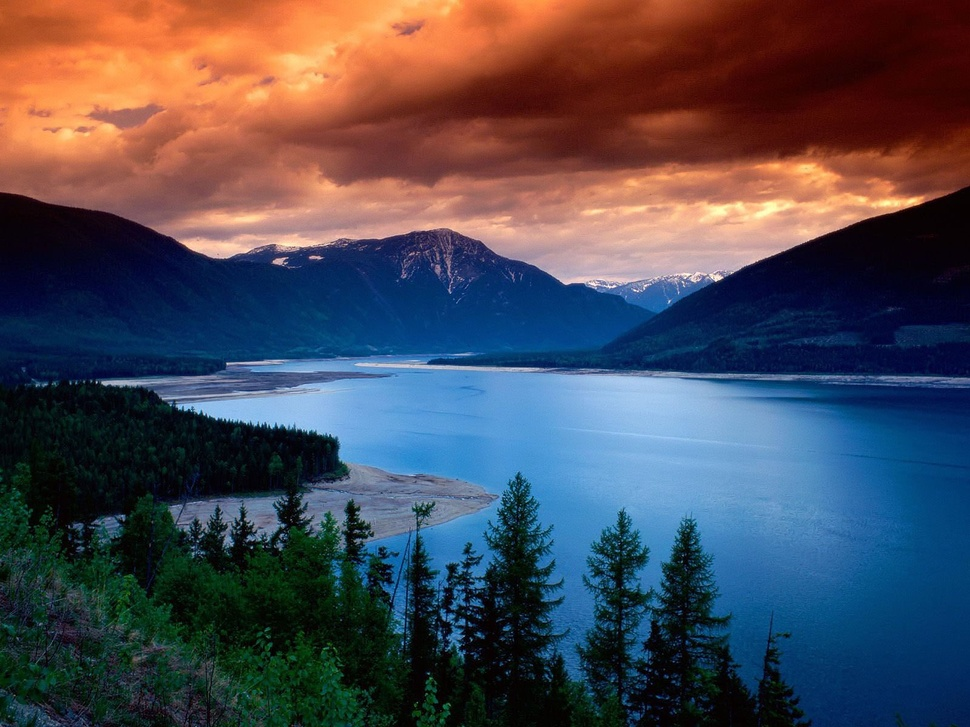
#> input picture src/landscape.jpg, 970 x 727 px, shrunk from 1600 x 1200 before the run
$ python greyscale.py
#> lines starting #> are read from the running program, lines starting #| are printed output that depends on the picture
from PIL import Image
from IPython.display import display
from random import random
import math


# program to apply black and white effect on an image

filename = "landscape.jpg"
image = Image.open(filename)
#> image is the input picture: PIL image 970x727 RGB; mean R, G, B 74.8, 72.9, 83.8
[width,height] = image.size
#> width = 970; height = 727
new_image = Image.new( 'RGB', (width,height), "black")
#> new_image: PIL image 970x727 RGB; every value is 0

pixels_old = image.load()
pixels_new = new_image.load() # creates the pixel map

val = int(random()*255)

for i in range(new_image.size[0]):
    for j in range(new_image.size[1]):
        r = pixels_old[i,j][0]
        g = pixels_old[i,j][1]
        b = pixels_old[i,j][2]

        val = (int)(math.sqrt(r*r + g*g + b*b))

        pixels_new[i,j] = (val,val,val)

new_image.save("new_image.jpg")
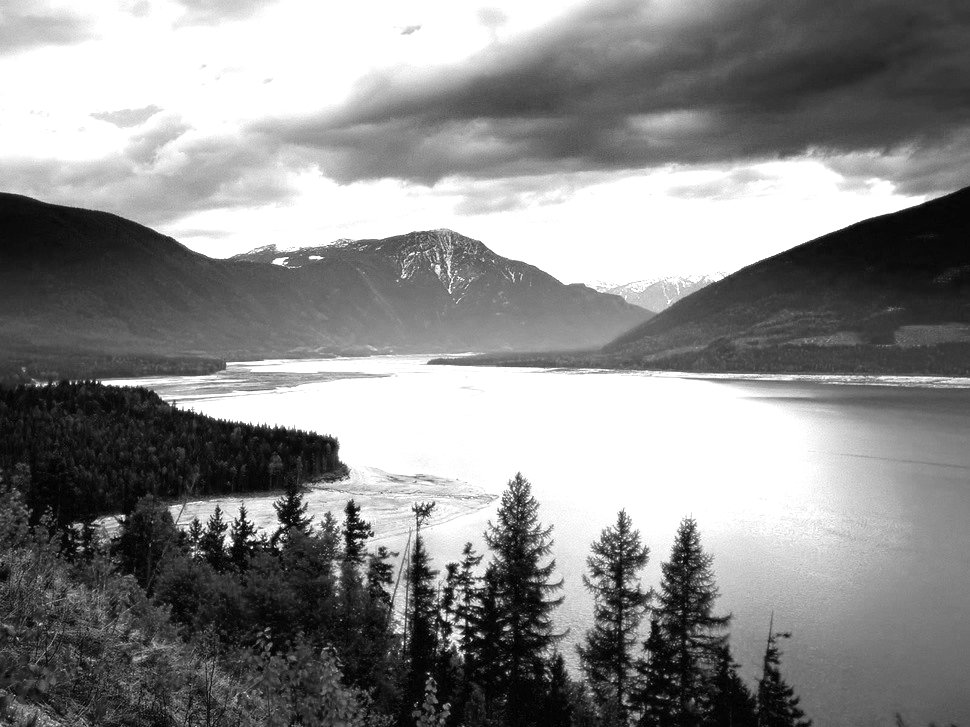
#> saved as new_image.jpg: PIL image 970x727 RGB; min 0, max 255, mean 138.1
